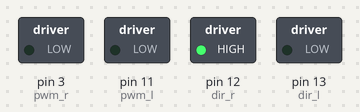
A sketch run on a simulated Arduino Uno, built with avr-gcc and run on an emulated ATmega328P. On the bench: switched loads named in the sketch (green lamp = pin HIGH).

Above: at 0.1 s.
At 1.1 s:
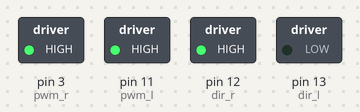
Timing chart, 0 to 2.6 s (numbered marks = the images above):
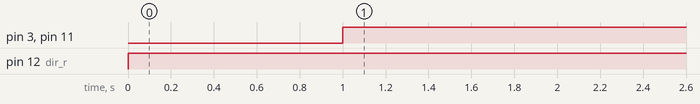

The sketch:

Motors.ino
```cpp
// basic code to move forward


int pwm_a = 3;  //PWM control for motor outputs 1 and 2 is on digital pin 3
int pwm_b = 11;  //PWM control for motor outputs 3 and 4 is on digital pin 11
int dir_a = 12;  //dir control for motor outputs 1 and 2 is on digital pin 12
int dir_b = 13;  //dir control for motor outputs 3 and 4 is on digital pin 13


void setup()
{
  pinMode(pwm_a, OUTPUT);  //Set control pins to be outputs
  pinMode(pwm_b, OUTPUT);
  pinMode(dir_a, OUTPUT);
  pinMode(dir_b, OUTPUT);

  analogWrite(pwm_a, 0);
  //set both motors to run at (100/255 = 39)% duty cycle (slow)
  analogWrite(pwm_b, 0);

}

void loop()
{
  digitalWrite(dir_a, HIGH);  //Set motor direction, 1 low, 2 high
  digitalWrite(dir_b, LOW);  //Set motor direction, 3 high, 4 low

  delay(1000);

  analogWrite(pwm_a, 255);
  //set both motors to run at 100% duty cycle (fast)
  analogWrite(pwm_b, 255);

}
```

Motor.ino
```cpp
#define pwm_r 3
#define pwm_l 11
#define dir_r 12
#define dir_l 13

/** Arduino vicMoto Motor Driver Header version 1.1
    Has methods for forwards, reverse, turning,
    and driving individual motors
    (c) Elliot "wildeone" Wilde 2013 **/

void mtrInit()
{
   pinMode(pwm_l, OUTPUT);
   pinMode(pwm_r, OUTPUT);
   pinMode(dir_l, OUTPUT);
   pinMode(dir_r, OUTPUT);

   analogWrite(pwm_l, 0);
   analogWrite(pwm_r, 0);
}
void forwards(byte speed, int duration)
{
  forwards(speed);
  delay(duration);
}
void forwards(byte speed)
{
  motorLeft(speed, HIGH);
  motorRight(speed, HIGH);
}

void reverse(byte speed, int duration)
{
  reverse(speed);
  delay(duration);
  motorStop();
}
void reverse(byte speed)
{
  motorLeft(speed, LOW);
  motorRight(speed, LOW);
}

void turnLeft(byte speed, int duration)
{
  turnLeft(speed);
  delay(duration);
  motorStop;
}
void turnLeft(byte speed)
{
  digitalWrite(dir_l, HIGH);
  analogWrite(pwm_l, speed);
  analogWrite(pwm_r, LOW);
}

void turnRight(byte speed, int duration)
{
  turnRight(speed);
  delay(duration);
  motorStop();
}
void turnRight(byte speed)
{
    digitalWrite(dir_r, HIGH);
  analogWrite(pwm_r, speed);
  analogWrite(pwm_l, LOW);
}

void motorLeft(byte speed, byte direction)
{
  digitalWrite(dir_l, direction);
  analogWrite(pwm_l, speed);
}

void motorRight(byte speed, byte direction)
{
  digitalWrite(dir_r, direction);
  analogWrite(pwm_r, speed);
}

void pivotClockwise(byte speed, int duration){
	pivotClockwise(speed);
	delay(duration);
	motorStop();
}

void pivotClockwise(byte speed){
	analogWrite(pwm_r, LOW);
	analogWrite(pwm_l, LOW);
	digitalWrite(dir_r, LOW);
	digitalWrite(dir_l, HIGH);
	analogWrite(pwm_r, speed);
	analogWrite(pwm_l, speed);
}

void pivotCounterClockwise(byte speed, int duration){
	pivotCounterClockwise(speed);
	delay(duration);
	motorStop();
}

void pivotCounterClockwise(byte speed){
	analogWrite(pwm_r, LOW);
	analogWrite(pwm_l, LOW);
	digitalWrite(dir_r, HIGH);
	digitalWrite(dir_l, LOW);
	analogWrite(pwm_r, speed);
	analogWrite(pwm_l, speed);
}

void motorStop(){
  analogWrite(pwm_l, 0);
  analogWrite(pwm_r, 0);
}
```

Measured:
- by itself, pin 3 (pwm_r), pin 11 (pwm_l): LOW → HIGH at 1.0 s
- by itself, pin 12 (dir_r): LOW → HIGH at 0.00 s
